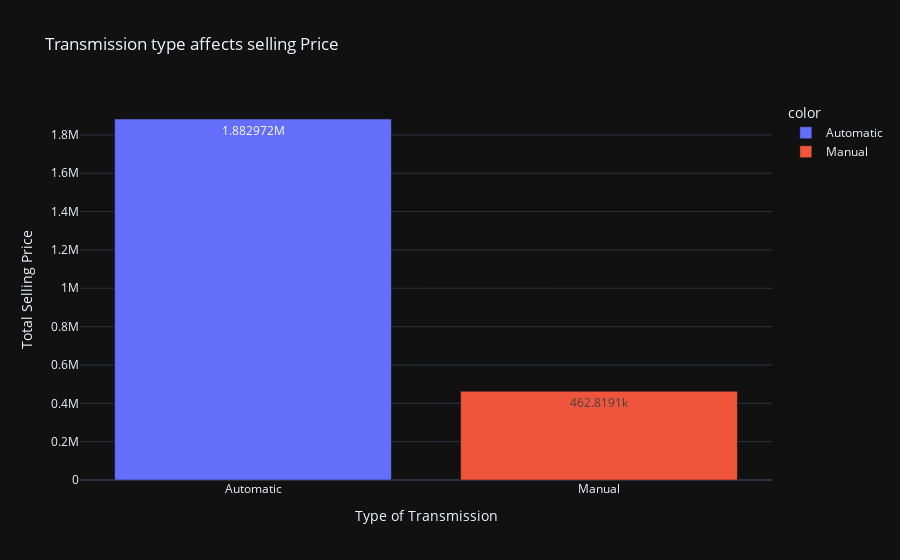

Source (notebook cell):
### Markdown cell above
- Manual Cars are most popular tham automatic cars

### Code cell
Selling_price_transmission = df.groupby('transmission')['selling_price'].mean()
px.bar(x = Selling_price_transmission.index,
       y = Selling_price_transmission.values,
       template = 'plotly_dark',
       color = Selling_price_transmission.index,
       text_auto = True,
       title = 'Transmission type affects selling Price',
       labels = {'y':'Total Selling Price','x':'Type of Transmission'}
       )

### Figure 1 — Plotly figure (JSON) as saved in the notebook; plotly's stock layout.template omitted (floating-point values rounded to 4 significant figures)
{"data": [{"hovertemplate": "color=Automatic<br>Type of Transmission=%{x}<br>Total Selling Price=%{y}<extra></extra>", "legendgroup": "Automatic", "marker": {"color": "#636efa", "pattern": {"shape": ""}}, "name": "Automatic", "orientation": "v", "showlegend": true, "textposition": "auto", "texttemplate": "%{y}", "type": "bar", "x": ["Automatic"], "xaxis": "x", "y": [1883000.0], "yaxis": "y"}, {"hovertemplate": "color=Manual<br>Type of Transmission=%{x}<br>Total Selling Price=%{y}<extra></extra>", "legendgroup": "Manual", "marker": {"color": "#EF553B", "pattern": {"shape": ""}}, "name": "Manual", "orientation": "v", "showlegend": true, "textposition": "auto", "texttemplate": "%{y}", "type": "bar", "x": ["Manual"], "xaxis": "x", "y": [462800.0], "yaxis": "y"}], "layout": {"barmode": "relative", "legend": {"title": {"text": "color"}, "tracegroupgap": 0}, "title": {"text": "Transmission type affects selling Price"}, "xaxis": {"anchor": "y", "domain": [0, 1], "title": {"text": "Type of Transmission"}}, "yaxis": {"anchor": "x", "domain": [0, 1], "title": {"text": "Total Selling Price"}}}}
